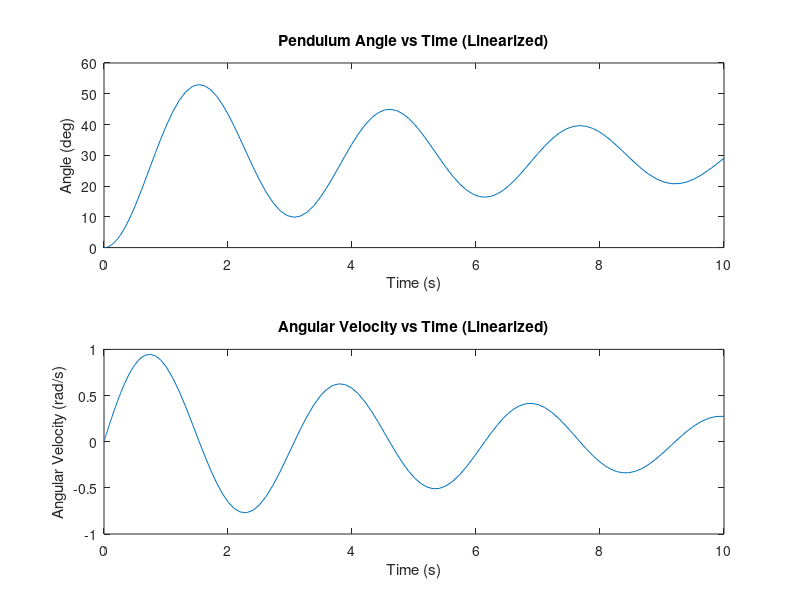

The MATLAB source for this figure:
function linearPendulumSolver
    c = 0.5;   % Damping coefficient
    m = 0.8;   % Mass
    g = 9.81;  % Gravitational acceleration
    dc = 1;  % Distance from pivot to center of mass
    d1 = 2;    % Distance from pivot to thrust point
    m_motor = 0.2; % Mass of motor
    J = 1/3*(m*d1^2) + m_motor*d1^2; % Moment of inertia
    
    % Thrust
    T = @(t) 1*d1;
    
    % Define the linearized system matrices A and B
    A = [0, 1; -m*g*dc/J, -c/J];
    B = [0; d1/J];

    disp(A);
    disp(B);

    % Compute eigenvalues of matrix A
    eigenvalues_A = eig(A);

    disp([A,A*B]);
    
    % Display the eigenvalues
    disp('Eigenvalues of matrix A:');
    disp(eigenvalues_A);

   
    % Set initial conditions in degrees
    initial_theta = 0;         % Initial angle (in degrees)
    initial_theta_dot = 0;      % Initial angular velocity
    
    initial_conditions = [deg2rad(initial_theta); deg2rad(initial_theta_dot)];
    
    % Set the time span
    tspan = [0 10];  % Time span for simulation
    
    % Solve the linearized system
    [t, x] = ode45(@(t, x) linearPendulumODE(t, x, A, B, T), tspan, initial_conditions);
  
    
    % Convert results to degrees
    x(:,1) = rad2deg(x(:,1));

    % Plot the results
    figure;
    subplot(2,1,1);
    plot(t, x(:,1));
    title('Pendulum Angle vs Time (Linearized)');
    xlabel('Time (s)');
    ylabel('Angle (deg)');
    
    subplot(2,1,2);
    plot(t, x(:,2));
    title('Angular Velocity vs Time (Linearized)');
    xlabel('Time (s)');
    ylabel('Angular Velocity (rad/s)');

    
end

function dxdt = linearPendulumODE(t, x, A, B, T)
    % Linearized ODE function for the pendulum with thrust
    u = T(t);
    dxdt = A * x + B * u;
end
